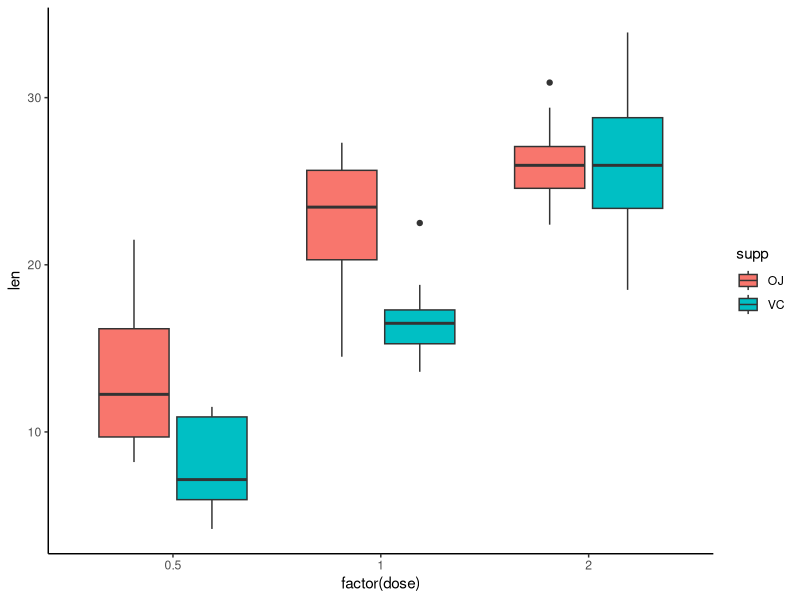

Write the R code that produced this figure. (Note: this script raises an error after producing the figure.)
library(tidyverse)
##1Piratas y Cacas
Poop <- read_csv("Poop.csv")

summary(aov(time ~ type + cleaner + type:cleaner + Error(day), data = Poop))

##2Data ToothGrowth
data("ToothGrowth")
#1
summary(aov(len ~ supp + dose + supp:dose, data = ToothGrowth))
ggplot(ToothGrowth, aes(x = factor(dose), y = len)) + geom_boxplot(aes(fill = supp))+ theme_classic()

#3Que tipo de peliculas ganan mas 
Movies <- read_csv("Movies.csv")

summary(aov(revenue.inf ~ genre*creative.type*production.method, data = Movies))

#Como afecta el grupo taxonomico, nivel trófico y ciclo de actividad en el tamaño grupal

PanTHERIA <- read_csv("PanTHERIA.csv")

summary(aov(SocialGrpSize ~ Cycle*TrophicLevel*Order + Order/Family, data = PanTHERIA2))

##Actitud vs Genero Vs Frequencia



summary(aov(frequency ~ gender*attitude + Error(gender/subject*scenario), data = politeness_data))
